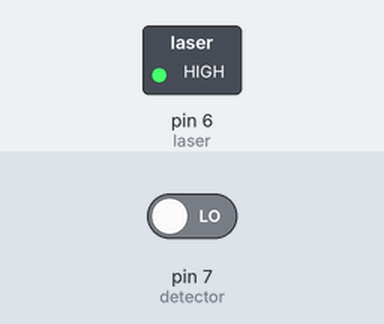
The sketch below on a simulated Arduino Uno, built with avr-gcc and run on an emulated ATmega328P. On the bench: switched loads named in the sketch (green lamp = pin HIGH). Inputs (shaded band) come from the test bench; at power-on: pin 7 (detector) LOW. What the sketch prints to the serial monitor is not drawn.

Above: at 0.1 s.
Timing chart, 0 to 1.6 s (numbered marks = the images above):
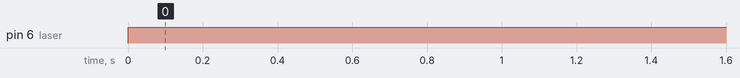

The sketch:

Laser_and_detector.ino
```cpp
int laser = 6;
int detector = 7;
void setup() {
  // put your setup code here, to run once:
  Serial.begin(9600);
  pinMode(laser, OUTPUT);
  pinMode(detector, INPUT);
}

void loop() {
  // put your main code here, to run repeatedly:
  digitalWrite(laser, HIGH);
  boolean value = digitalRead(detector);
  Serial.println(value);
  delay(100);
}
```

Measured:
- by itself, pin 6 (laser): LOW → HIGH at 0.00 s
